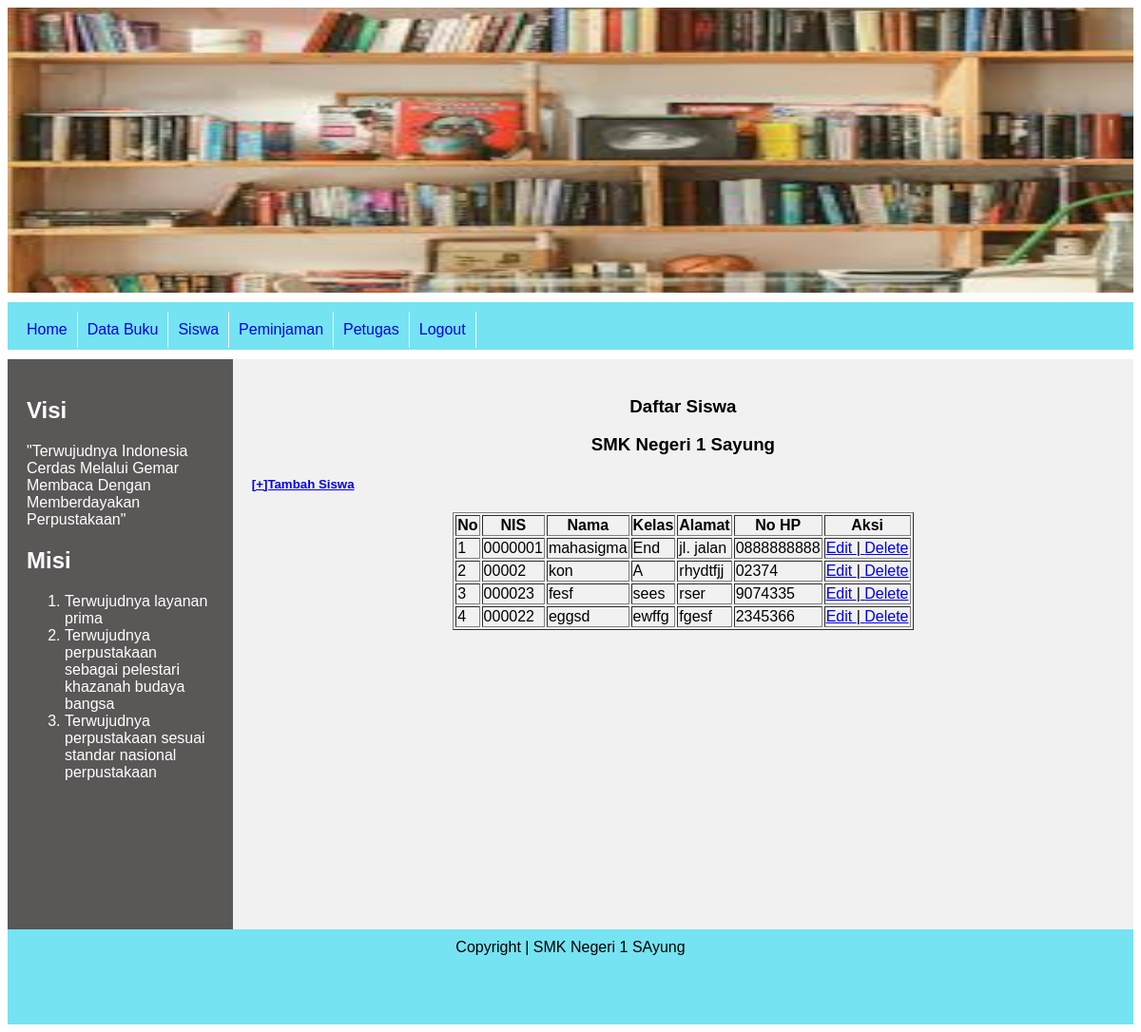
The page /admin/index.php?page=siswa (signed in) on the database its author committed.
### tables this page shows
CREATE TABLE `tbl_siswa` (
  `idsiswa` int NOT NULL,
  `nis` varchar(20) NOT NULL,
  `namasiswa` varchar(100) NOT NULL,
  `kelas` varchar(20) NOT NULL,
  `alamat` varchar(200) NOT NULL,
  `hp` varchar(20) NOT NULL,
  `created_at` timestamp NOT NULL DEFAULT CURRENT_TIMESTAMP,
  `update_at` timestamp NULL DEFAULT NULL
);

### admin/halaman/siswa/siswa.php (the view)
<?php
include '../koneksi.php';
$query = "SELECT * FROM tbl_siswa";
$data = mysqli_query($conn, $query);
?>
<h3>
    <center>Daftar Siswa<center>
</h3>
<h3>
    <center>SMK Negeri 1 Sayung<center>
</h3>
<h5><a href="index.php?page=siswatambah">[+]Tambah Siswa</a></h5>
<table  border="1" align="center" >
    <tr>
        <th>No</th>
        <th>NIS</th>
        <th>Nama</th>
        <th>Kelas</th>
        <th>Alamat</th>
        <th>No HP</th>
        <th>Aksi</th>
    </tr>
<?php
    $nomor = 1;
    while($row = mysqli_fetch_assoc($data)){
        echo "<tr>";
        echo "<td>".$nomor."</td>";
        echo "<td>".$row['nis']."</td>";
        echo "<td>".$row['namasiswa']."</td>";
        echo "<td>".$row['kelas']."</td>";
        echo "<td>".$row['alamat']."</td>";
        echo "<td>".$row['hp']."</td>";
        echo "<td>"  ;
        echo "<a href='../admin/index.php?page=siswaubah&nis=".$row['idsiswa']."'> Edit </a> |";
        echo "<a href='halaman/siswa/siswahapus.php?nis=".$row['idsiswa']."' onclick=\"return confirm('Yakin hapus ".$row['namasiswa']." ?')\"> Delete </a>  ";
        echo "</td>";
        echo "</tr>";
        $nomor++;
    }
?>
</table>

### admin/index.php (shortened to what this page needs)
<!DOCTYPE html>
<html>
    <head>
        <link rel="stylesheet" type="text/css" href="../css/style.css">
    </head>
    <body>
        <div>
            <div class="kepala">
                <img src="../images/images.jpg" height="100%" width="100%">
            </div>
            <div class="menu">
                <ul class="list_menu">
                    <li><a href="index.php?page=home">Home</a></li>
                    <li><a href="index.php?page=buku">Data Buku</a></li>
                    <li><a href="index.php?page=siswa">Siswa</a></li>
                    <li><a href="index.php?page=pinjam">Peminjaman</a></li>
                    <li><a href="index.php?page=petugas">Petugas</a></li>
                    <li><a href="logout.php">Logout</a></li>
                </ul>
            </div>
            <div>
                <div class="sisikiri">
                    <h2>Visi</h2>
                    <p>
                        "Terwujudnya Indonesia Cerdas Melalui Gemar Membaca Dengan Memberdayakan Perpustakaan"
                    <p>
                    <p>
                    <h2>Misi</h2>
                    <ol>
                        <li>Terwujudnya layanan prima</li>
                        <li>Terwujudnya perpustakaan sebagai pelestari khazanah budaya bangsa</li>
                        <li>Terwujudnya perpustakaan sesuai standar nasional perpustakaan</li>
                    </ol>
                </div>
                <div class="konten">
                    <?php
                        if (isset($_GET['page'])) {
                            $page = $_GET['page'];
                            switch ($page) {
                                    case 'siswa':
                                    include "halaman/siswa/siswa.php";
                                    break;
                            }
                        } else {
                            include "halaman/home.php";
                        }
                    ?>
                </div>
            </div>
            <div class="kaki">
                Copyright | SMK Negeri 1 SAyung
            </div>
        </div>
    </body>
</html>

### css/style.css (style rules this page uses)
* { box-sizing: border-box; }
body { font-family: Arial, Helvetica, sans-serif; }
.kepala { background-color: green; text-align: center; color: white; height: 300px; }
.menu { background-color: rgb(117, 227, 241); color: #292020; height: 50px; vertical-align: middle; margin: 10px 0px 10px 0px; }
.list_menu { float: left; margin: 0px; padding: 10px; width: 100%; }
.list_menu li { padding: 10px; height: auto; list-style-type: none; float: left; border-right-width: 1px; border-right-style: solid; border-right-color: #ffffff; width: auto; text-align: center; }
.list_menu li a { text-decoration: none; }
.sisikiri { float: left; width: 20%; height: 600px; background: rgb(90, 87, 87); padding: 20px; color: white; }
.konten { float: left; padding: 20px; width: 80%; background-color: #f1f1f1; height: 600px; }
.kaki { clear: both; background-color: rgb(117, 227, 241); padding: 10px; text-align: center; color: black; height: 100px; }

### rows shown on the page
tbl_siswa: nis "0000001", namasiswa "mahasigma", kelas "End", alamat "jl. jalan", hp "0888888888"
tbl_siswa: nis "00002", namasiswa "kon", kelas "A", alamat "rhydtfjj", hp "02374"
tbl_siswa: nis "000023", namasiswa "fesf", kelas "sees", alamat "rser", hp "9074335"
tbl_siswa: nis "000022", namasiswa "eggsd", kelas "ewffg", alamat "fgesf", hp "2345366"
